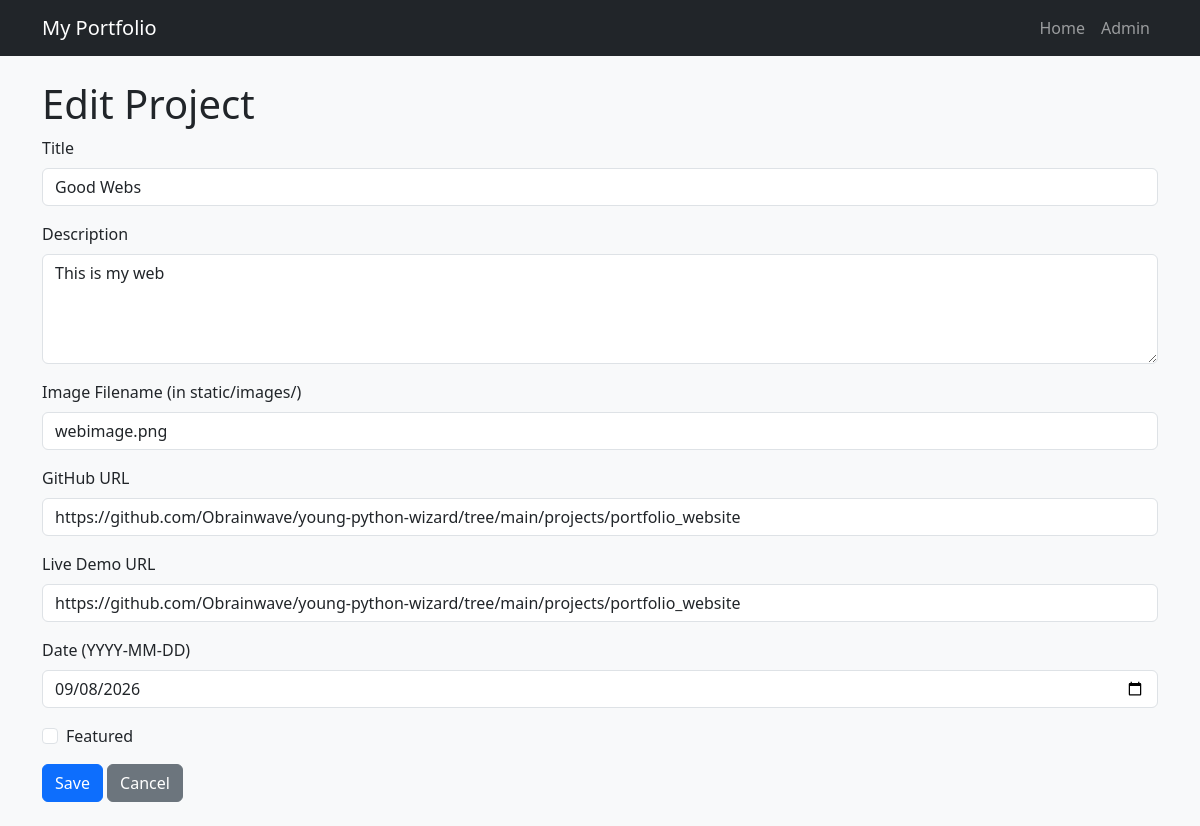
Screenshot of /admin/edit/1 with the database file from the repository.
### tables this page shows
CREATE TABLE projects (
                id INTEGER PRIMARY KEY AUTOINCREMENT,
                title TEXT NOT NULL,
                description TEXT,
                image_url TEXT,
                github_url TEXT,
                live_url TEXT,
                date_created TEXT,
                featured INTEGER DEFAULT 0
            );

### webapp/routes.py (the view, shortened to what this page needs)
@main.route('/admin/edit/<int:project_id>', methods=['GET', 'POST'])
def edit_project(project_id):
    project = current_app.config['PROJECT_SERVICE'].get_project(project_id)
    if not project:
        flash('Project not found.', 'error')
        return redirect(url_for('main.admin'))
    return render_template('edit_project.html', project=project)

### services/project_service.py (called while the page is built)
    def get_project(self, project_id):
        return self.repo.get_by_id(project_id)

### storage/database.py (called while the page is built)
    def get_connection(self):
        self.conn = sqlite3.connect(self.db_path)
        self.conn.row_factory = sqlite3.Row
        self.cursor = self.conn.cursor()
        return self.conn

    def connect(self):
        return self.get_connection()

    def close(self):
        if self.conn:
            self.conn.close()

    def execute(self, sql, params=()):
        self.cursor.execute(sql, params)

    def fetchone(self):
        return self.cursor.fetchone()

### storage/project_repository.py (called while the page is built)
    @property
    def db(self):
        return self._db_getter() if callable(self._db_getter) else self._db_getter

    def get_by_id(self, project_id):
        self.db.execute("SELECT * FROM projects WHERE id = ?", (project_id,))
        row = self.db.fetchone()
        if row:
            return self._row_to_project(row)
        return None

    def _row_to_project(self, row):
        return Project(
            project_id=row["id"],
            title=row["title"],
            description=row["description"],
            image_url=row["image_url"],
            github_url=row["github_url"],
            live_url=row["live_url"],
            date_created=row["date_created"],
            featured=bool(row["featured"])
        )

### webapp/__init__.py (called while the page is built)
def create_app():
    app = Flask(__name__)
    app.config['SECRET_KEY'] = 'your-secret-key-here'
    app.config['DB_PATH'] = 'portfolio.db'
    db = Database(app.config['DB_PATH'])
    db.get_connection()
    DatabaseInitializer(db).initialize()
    db.close()
    @app.before_request
    def before_request():
        g.db = Database(app.config['DB_PATH'])
        g.db.connect()
    @app.teardown_request
    def teardown_request(exception=None):
        db = g.pop('db', None)
        if db is not None:
            db.close()
    def get_db():
        return g.db
    service = ProjectService(get_db)
    app.config['PROJECT_SERVICE'] = service
    from webapp.routes import main
    app.register_blueprint(main)
    return app

### webapp/templates/edit_project.html (shortened to what this page needs)
{% extends 'base.html' %}
{% block content %}
<h1>{{ 'Edit Project' if project else 'Add Project' }}</h1>
<form method="POST">
    <div class="mb-3">
        <label for="title" class="form-label">Title</label>
        <input type="text" class="form-control" id="title" name="title" value="{{ project.title if project else '' }}" required>
    </div>
    <div class="mb-3">
        <label for="description" class="form-label">Description</label>
        <textarea class="form-control" id="description" name="description" rows="4">{{ project.description if project else '' }}</textarea>
    </div>
    <div class="mb-3">
        <label for="image_url" class="form-label">Image Filename (in static/images/)</label>
        <input type="text" class="form-control" id="image_url" name="image_url" value="{{ project.image_url if project else '' }}">
    </div>
    <div class="mb-3">
        <label for="github_url" class="form-label">GitHub URL</label>
        <input type="url" class="form-control" id="github_url" name="github_url" value="{{ project.github_url if project else '' }}">
    </div>
    <div class="mb-3">
        <label for="live_url" class="form-label">Live Demo URL</label>
        <input type="url" class="form-control" id="live_url" name="live_url" value="{{ project.live_url if project else '' }}">
    </div>
    <div class="mb-3">
        <label for="date_created" class="form-label">Date (YYYY-MM-DD)</label>
        <input type="date" class="form-control" id="date_created" name="date_created" value="{{ project.date_created if project else '' }}">
    </div>
    <div class="mb-3 form-check">
        <input type="checkbox" class="form-check-input" id="featured" name="featured" {{ 'checked' if project and project.featured else '' }}>
        <label class="form-check-label" for="featured">Featured</label>
    </div>
    <button type="submit" class="btn btn-primary">Save</button>
    <a href="{{ url_for('main.admin') }}" class="btn btn-secondary">Cancel</a>
</form>
{% endblock %}

### static/style.css (style rules this page uses)
body { background-color: #f8f9fa; }

### rows the page displays
projects: title "Good Webs", description "This is my web", image_url "webimage.png", github_url "https://github.com/Obrainwave/young-python-wizard/tree/main/projects/portfolio_website", live_url "https://github.com/Obrainwave/young-python-wizard/tree/main/projects/portfolio_website", date_created "09/08/2026"

### other values shown
{{ 'Edit Project' if project else 'Add Project' }} "Edit Project"
